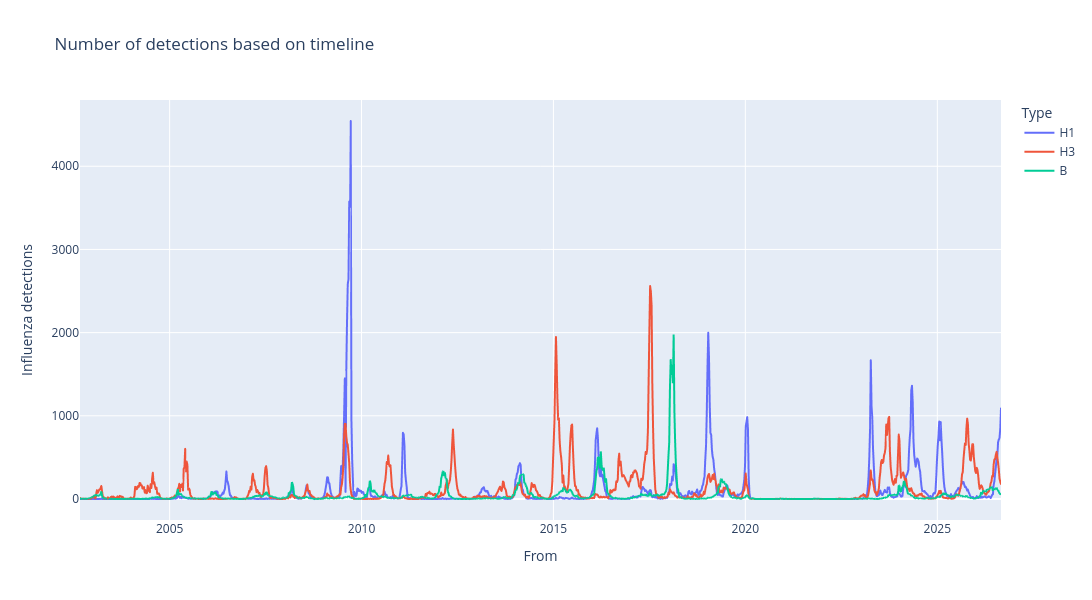

Notebook source saved alongside this figure:
### Markdown cell above
---
### **4. Overall trends**
Line graphs are used to see the overall trend of influenza case counts in terms of types, and meteorological variables

**Interpretations**

### Code cell
# Line graph for influenza
df_long = df.melt(
    id_vars=["From"],
    value_vars=["H1", "H3", "B"],
    var_name="Type",  
    value_name="Influenza detections",  
)

fig = px.line(df_long, "From", "Influenza detections", color="Type",
              title="Number of detections based on timeline", 
              width=1500, height=600
             )

fig.show()

### Figure 1 — Plotly figure (JSON) as saved in the notebook; plotly's stock layout.template omitted (floating-point values rounded to 4 significant figures; data arrays with more than 128 entries replaced by an {"elided": "..."} marker saying what was removed)
{"data": [{"hovertemplate": "Type=H1<br>From=%{x}<br>Influenza detections=%{y}<extra></extra>", "legendgroup": "H1", "line": {"color": "#636efa", "dash": "solid"}, "marker": {"symbol": "circle"}, "mode": "lines", "name": "H1", "showlegend": true, "type": "scattergl", "x": {"elided": "1253 str values"}, "xaxis": "x", "y": {"elided": "1253 float values"}, "yaxis": "y"}, {"hovertemplate": "Type=H3<br>From=%{x}<br>Influenza detections=%{y}<extra></extra>", "legendgroup": "H3", "line": {"color": "#EF553B", "dash": "solid"}, "marker": {"symbol": "circle"}, "mode": "lines", "name": "H3", "showlegend": true, "type": "scattergl", "x": {"elided": "1253 str values"}, "xaxis": "x", "y": {"elided": "1253 float values"}, "yaxis": "y"}, {"hovertemplate": "Type=B<br>From=%{x}<br>Influenza detections=%{y}<extra></extra>", "legendgroup": "B", "line": {"color": "#00cc96", "dash": "solid"}, "marker": {"symbol": "circle"}, "mode": "lines", "name": "B", "showlegend": true, "type": "scattergl", "x": {"elided": "1253 str values"}, "xaxis": "x", "y": {"elided": "1253 float values"}, "yaxis": "y"}], "layout": {"height": 600, "legend": {"title": {"text": "Type"}, "tracegroupgap": 0}, "title": {"text": "Number of detections based on timeline"}, "width": 1500, "xaxis": {"anchor": "y", "domain": [0, 1], "title": {"text": "From"}}, "yaxis": {"anchor": "x", "domain": [0, 1], "title": {"text": "Influenza detections"}}}}
